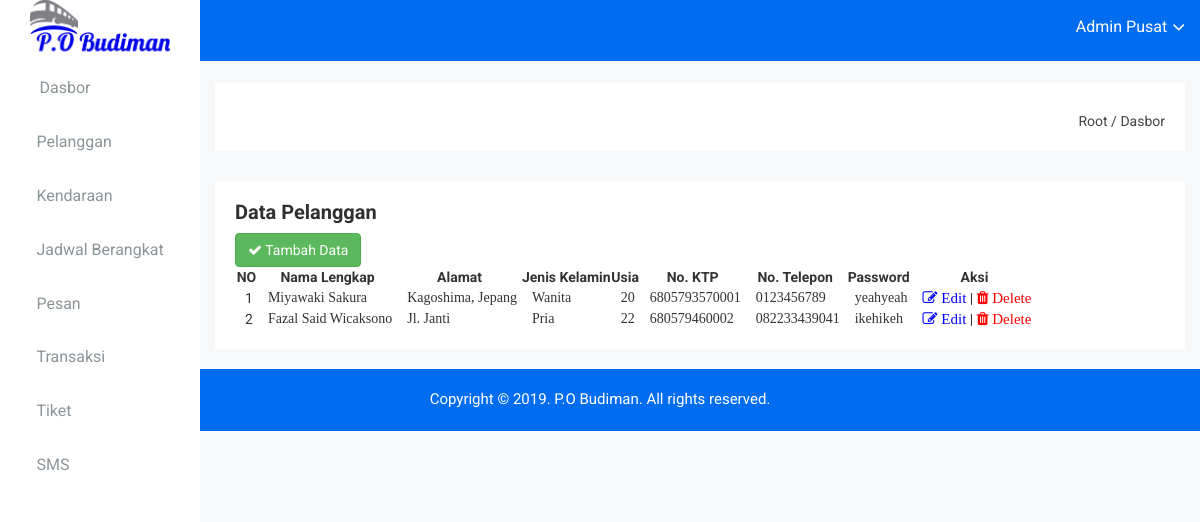
Page /dashboard/index.php?act=data_pelanggan (signed in) on the committed database.
### tables this page shows
CREATE TABLE IF NOT EXISTS `pelanggan` (
  `id_pelanggan` int(11) NOT NULL AUTO_INCREMENT,
  `nama_pelanggan` varchar(50) NOT NULL,
  `alamat` text NOT NULL,
  `jk` enum('Pria','Wanita') NOT NULL,
  `usia` varchar(3) NOT NULL,
  `no_ktp` varchar(20) NOT NULL,
  `no_telp` varchar(15) NOT NULL,
  `password` varchar(100) NOT NULL,
  PRIMARY KEY (`id_pelanggan`)
);

### dashboard/pages/pelanggan/data_pelanggan.php (the view, shortened to what this page needs)
<?php
include "config.php";
$query = mysqli_query($connection, "select * from pelanggan");
?>
<div class="data-table-area mg-b-15">
    <div class="container-fluid">
        <div class="row">
            <div class="col-lg-12 col-md-12 col-sm-12 col-xs-12">
                <div class="sparkline13-list">
                    <div class="sparkline13-hd">
                        <div class="main-sparkline13-hd">
                            <h1>Data Pelanggan</h1>
                            <a href="?act=tambah_pelanggan" type="button" class="btn btn-custon-rounded-three btn-success"><i class="fa fa-check edu-checked-pro" aria-hidden="true"></i> Tambah Data  </a>
                        </div>
                    </div>
                    <div class="sparkline13-graph">
                        <div class="datatable-dashv1-list custom-datatable-overright">
                            <table id="table" data-toggle="table"
                                              data-pagination="true"
                                              data-search="true"
                                              data-show-columns="true"
                                              data-show-pagination-switch="true"
                                              data-show-refresh="true"
                                              data-key-events="true"
                                              data-show-toggle="true"
                                              data-resizable="true"
                                              data-cookie="true"
                                              data-cookie-id-table="saveId"
                                              data-show-export="true"
                                              data-click-to-select="true"
                                              data-toolbar="#toolbar">
                                <thead>
                                    <tr>
                                        <th data-field="no">NO</th>
                                        <th data-field="nama">Nama Lengkap</th>
                                        <th data-field="alamat">Alamat</th>
                                        <th data-field="jekel">Jenis Kelamin</th>
                                        <th data-field="usia">Usia</th>
                                        <th data-field="no_ktp">No. KTP</th>
                                        <th data-field="no_telp">No. Telepon</th>
                                        <th data-field="password">Password</th>
                                        <th data-field="aksi">Aksi</th>
                                    </tr>
                                </thead>
                                <tbody>
                                <?php if (mysqli_num_rows($query) > 0) { ?>
                                    <?php
                                    $no = 1;
                                    while ($data = mysqli_fetch_array($query)) {
                                        ?>
                                    <tr>
                                        <td><?php echo $no ?></td>
                                        <td><font face="trebuchet MS"><?php echo $data["nama_pelanggan"]; ?></font></td>
                                        <td><font face="trebuchet MS"><?php echo $data["alamat"]; ?></font></td>
                                        <td><font face="trebuchet MS"><?php echo $data["jk"]; ?></font></td>
                                        <td><font face="trebuchet MS"><?php echo $data["usia"]; ?></font></td>
                                        <td><font face="trebuchet MS"><?php echo $data["no_ktp"]; ?></font></td>
                                        <td><font face="trebuchet MS"><?php echo $data["no_telp"]; ?></font></td>
                                        <td><font face="trebuchet MS"><?php echo $data["password"]; ?></font></td>
                                        <td>
                                        <a href="?act=edit_pelanggan&id_pelanggan=<?php echo $data['id_pelanggan']; ?>" ><i class="fa fa-edit edu-checked-pro" aria-hidden="true" style="color: blue; font-size: 15px"> Edit </i></a> |
                                        <a href="pages/pelanggan/hapus_pelanggan.php?id_pelanggan=<?php echo $data['id_pelanggan']; ?>" onClick="return confirm('Apakah anda yakin untuk menghapus data ini?');"  ><i class="fa fa-trash edu-checked-pro" aria-hidden="true" style="color: red; font-size: 15px"> Delete </i></a>
                                        </td>
                                    </tr>
                                            <?php
                                            $no++;
                                        }
                                    }
                                    ?>
                                </tbody>
                            </table>
                        </div>
                    </div>
                </div>
            </div>
        </div>
    </div>
</div>

### dashboard/css/main.css (style rules this page uses)
html { color: #222; font-size: 1em; line-height: 1.4; }

### dashboard/pages/pelanggan/data_pelanggan.php (style rules this page uses)
thead, th { text-align: center; }

### rows in the picture
pelanggan: nama_pelanggan "Miyawaki Sakura", alamat "Kagoshima, Jepang", jk "Wanita", usia "20", no_ktp "6805793570001", no_telp "0123456789", password "yeahyeah"
pelanggan: nama_pelanggan "Fazal Said Wicaksono", alamat "Jl. Janti", jk "Pria", usia "22", no_ktp "680579460002", no_telp "082233439041", password "ikehikeh"

### other values in the picture
$_SESSION['nama_admin'] "Admin Pusat"
